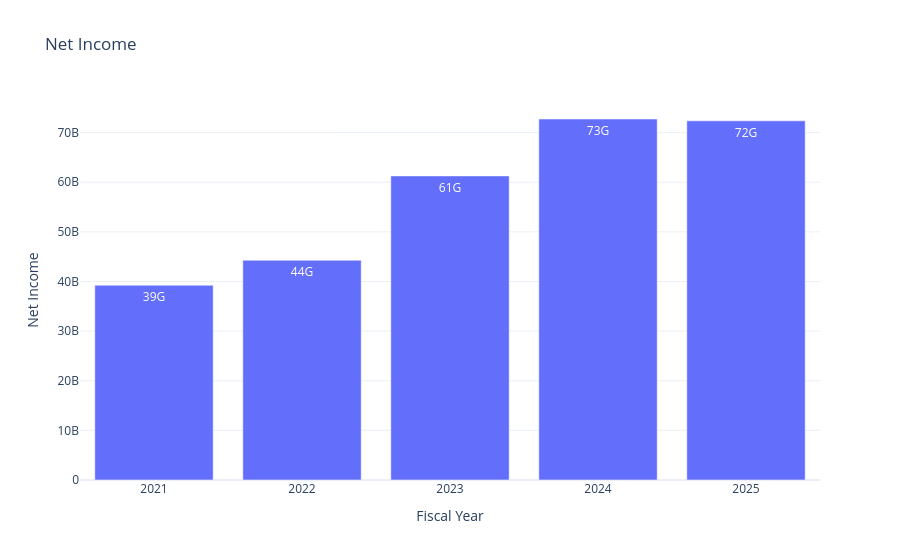

Notebook code cell kept with this figure:
### Code cell
fig = px.bar(
    df,
    x="Fiscal Year",
    y="Net Income",
    title="Net Income",
    text_auto=".2s",
)

fig.update_layout(template="plotly_white")

fig.write_html("net_income.html")
fig.show()

### Figure 1 — Plotly figure (JSON) as saved in the notebook; plotly's stock layout.template omitted (floating-point values rounded to 4 significant figures)
{"data": [{"hovertemplate": "Fiscal Year=%{x}<br>Net Income=%{y}<extra></extra>", "legendgroup": "", "marker": {"color": "#636efa", "pattern": {"shape": ""}}, "name": "", "orientation": "v", "showlegend": false, "textposition": "auto", "texttemplate": "%{y:.2s}", "type": "bar", "x": [2021, 2022, 2023, 2024, 2025], "xaxis": "x", "y": [39240000000, 44281000000, 61271000000, 72738000000, 72361000000], "yaxis": "y"}], "layout": {"barmode": "relative", "legend": {"tracegroupgap": 0}, "title": {"text": "Net Income"}, "xaxis": {"anchor": "y", "domain": [0, 1], "title": {"text": "Fiscal Year"}}, "yaxis": {"anchor": "x", "domain": [0, 1], "title": {"text": "Net Income"}}}}
